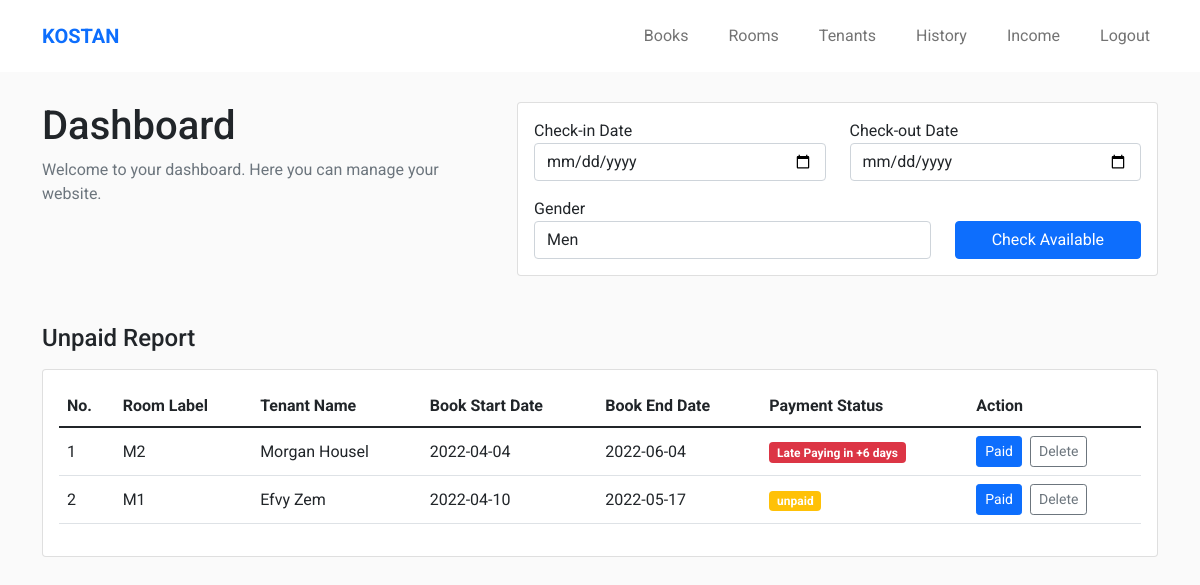
The page / (signed in) on the database its author committed.
### tables this page shows
CREATE TABLE `books` (
  `book_id` int(11) NOT NULL,
  `room_id` varchar(11) NOT NULL,
  `tenant_id` int(11) NOT NULL,
  `book_start_date` date NOT NULL,
  `book_end_date` date NOT NULL,
  `payment_status` enum('unpaid','paid') NOT NULL
);

CREATE TABLE `rooms` (
  `room_id` int(10) NOT NULL,
  `room_label` varchar(50) NOT NULL,
  `room_location` enum('1st Floor','2nd Floor') NOT NULL,
  `room_gender` enum('Men','Women') NOT NULL,
  `room_window` varchar(50) NOT NULL,
  `room_monthly_price` int(11) NOT NULL,
  `room_availability` enum('Available','Booked') NOT NULL,
  `room_description` text NOT NULL
);

CREATE TABLE `tenants` (
  `tenant_id` int(11) NOT NULL,
  `tenant_name` varchar(100) NOT NULL,
  `tenant_address` varchar(100) NOT NULL,
  `tenant_ktp_no` varchar(20) NOT NULL,
  `tenant_phone` varchar(20) NOT NULL,
  `tenant_email` varchar(100) NOT NULL,
  `tenant_emergcp` varchar(100) NOT NULL,
  `tenant_emergcp_phone` varchar(20) NOT NULL,
  `tenant_emergcp_email` varchar(100) NOT NULL,
  `tenant_bankaccount` varchar(50) NOT NULL,
  `tenant_bankaccount_no` varchar(50) NOT NULL
);

### index.php (the view, shortened to what this page needs)
<?php
    include('layouts/header.php');
?>
    <section class="main-content">
        <div class="container">
            <div class="row">
                <div class="col-md-5">
                    <h1>Dashboard</h1>
                    <p class="text-secondary">
                        Welcome to your dashboard. Here you can manage your website.
                    </p>
                </div>
                <div class="col">
                    <div class="card">
                        <div class="card-body">
                            <form action="check-room.php" method="get" class="row align-items-end">
                                <div class="form-group col-6 mb-3">
                                    <label for="checkin">Check-in Date</label>
                                    <input type="date" class="form-control" id="checkin" name="book_start_date" required>
                                </div>
                                <div class="form-group col-6 mb-3">
                                    <label for="checkout">Check-out Date</label>
                                    <input type="date" class="form-control" id="checkout" name="book_end_date" required>
                                </div>
                                <div class="form-group col-8">
                                    <label for="gender">Gender</label>
                                    <select name="room_gender" id="gender" class="form-control">
                                        <option value="Men">Men</option>
                                    </select>
                                </div>
                                <div class="col-4">
                                    <button class="btn btn-primary w-100" type="submit">Check Available</button>
                                </div>
                            </form>
                        </div>
                    </div>
                </div>
            </div>
            <h4 class="mt-5">Unpaid Report</h4>
            <div class="card  mt-3">
                <div class="card-body">
                    <table class="table">
                        <thead>
                            <tr>
                                <th>No.</th>
                                <th>Room Label</th>
                                <th>Tenant Name</th>
                                <th>Book Start Date</th>
                                <th>Book End Date</th>
                                <th>Payment Status</th>
                                <th>Action</th>
                            </tr>
                        </thead>
                        <tbody>
                            <?php
                                $query = mysqli_query($conn, "SELECT * FROM books WHERE payment_status = 'unpaid'");
                                $no = 1;
                                while($row = mysqli_fetch_assoc($query)) {
                                    $room = mysqli_fetch_assoc(mysqli_query($conn, "SELECT * FROM rooms WHERE room_id = '$row[room_id]'"));
                                    $tenant = mysqli_fetch_assoc(mysqli_query($conn, "SELECT * FROM tenants WHERE tenant_id = '$row[tenant_id]'"));
                            ?>
                            <tr style="vertical-align: middle;">
                                <td><?= $no++ ?></td>
                                <td><?= $room['room_label'] ?></td>
                                <td><?= $tenant['tenant_name'] ?></td>
                                <td><?= $row['book_start_date'] ?></td>
                                <td><?= $row['book_end_date'] ?></td>
                                <td>
                                    <?php
                                        $date_in_7_day = date('Y-m-d', strtotime($row['book_start_date'] . ' + 7 days'));
                                        $diff = date_diff(date_create($date_in_7_day), date_create(date('Y-m-d')));
                                        if(date('Y-m-d') > $date_in_7_day ) {
                                            echo '<span class="badge bg-danger">Late Paying in ' . $diff->format('%R%a days') . '</span>';
                                        } else {
                                            echo '<span class="badge bg-warning">unpaid</span>';
                                        }
                                    ?>
                                </td>
                                <td class="d-flex gap-2">
                                    <a href="config/action-book.php?action=paid&id=<?= $row['book_id'] ?>" class="btn btn-primary btn-sm">Paid</a>
                                    <a href="config/action-book.php?action=delete&id=<?= $row['book_id'] ?>"
                                        onClick="return confirm('Yakin Ingin Menghapus Data? \nData Tersebut Tidak Bisa Dikembalikan Lagi !')"
                                        class="btn btn-sm btn-outline-secondary">Delete</a>
                                </td>
                            </tr>
                            <?php } ?>
                        </tbody>
                    </table>
                </div>
            </div>
        </div>
    </section>
<?php include('layouts/footer.php') ?>

### styles/style.css (style rules this page uses)
* { margin: 0; padding: 0; -webkit-box-sizing: border-box; box-sizing: border-box; font-family: 'Roboto', sans-serif; }
body { background-color: #fafafa; }
a { text-decoration: none; }
section { padding: 30px 0; }

### rows shown on the page
books: room.room_label "M2", tenant.tenant_name "Morgan Housel", book_start_date "2022-04-04", book_end_date "2022-06-04", book_start_date "+6 days"
books: room.room_label "M1", tenant.tenant_name "Efvy Zem", book_start_date "2022-04-10", book_end_date "2022-05-17", shows "unpaid"
